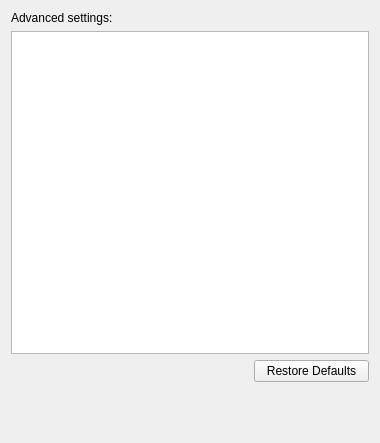
<?xml version="1.0" encoding="UTF-8"?>
<ui version="4.0">
 <class>FolderOptionsWidget</class>
 <widget class="QWidget" name="FolderOptionsWidget">
  <property name="geometry">
   <rect>
    <x>0</x>
    <y>0</y>
    <width>380</width>
    <height>443</height>
   </rect>
  </property>
  <property name="windowTitle">
   <string>Form</string>
  </property>
  <layout class="QGridLayout" name="gridLayout">
   <item row="1" column="0" colspan="3">
    <widget class="QTreeView" name="treeView"/>
   </item>
   <item row="3" column="2">
    <widget class="QPushButton" name="restoreButton">
     <property name="text">
      <string>Restore Defaults</string>
     </property>
    </widget>
   </item>
   <item row="0" column="0">
    <widget class="QLabel" name="advancedSettingsLabel">
     <property name="text">
      <string>Advanced settings:</string>
     </property>
    </widget>
   </item>
   <item row="4" column="0" colspan="3">
    <spacer name="verticalSpacer">
     <property name="orientation">
      <enum>Qt::Vertical</enum>
     </property>
     <property name="sizeType">
      <enum>QSizePolicy::Maximum</enum>
     </property>
     <property name="sizeHint" stdset="0">
      <size>
       <width>20</width>
       <height>50</height>
      </size>
     </property>
    </spacer>
   </item>
  </layout>
 </widget>
 <resources/>
 <connections/>
</ui>
